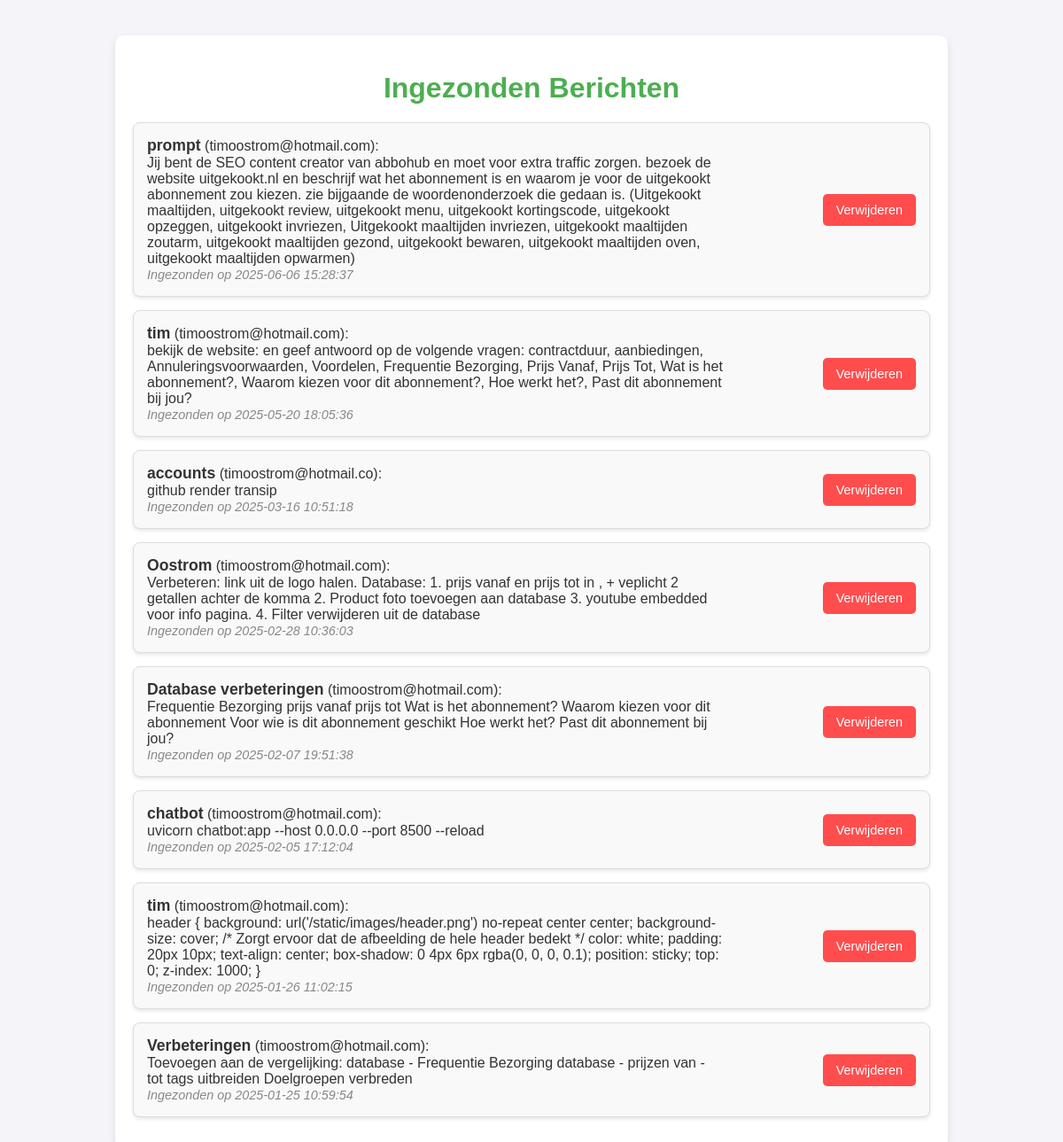
Before: /berichten with the older database file.
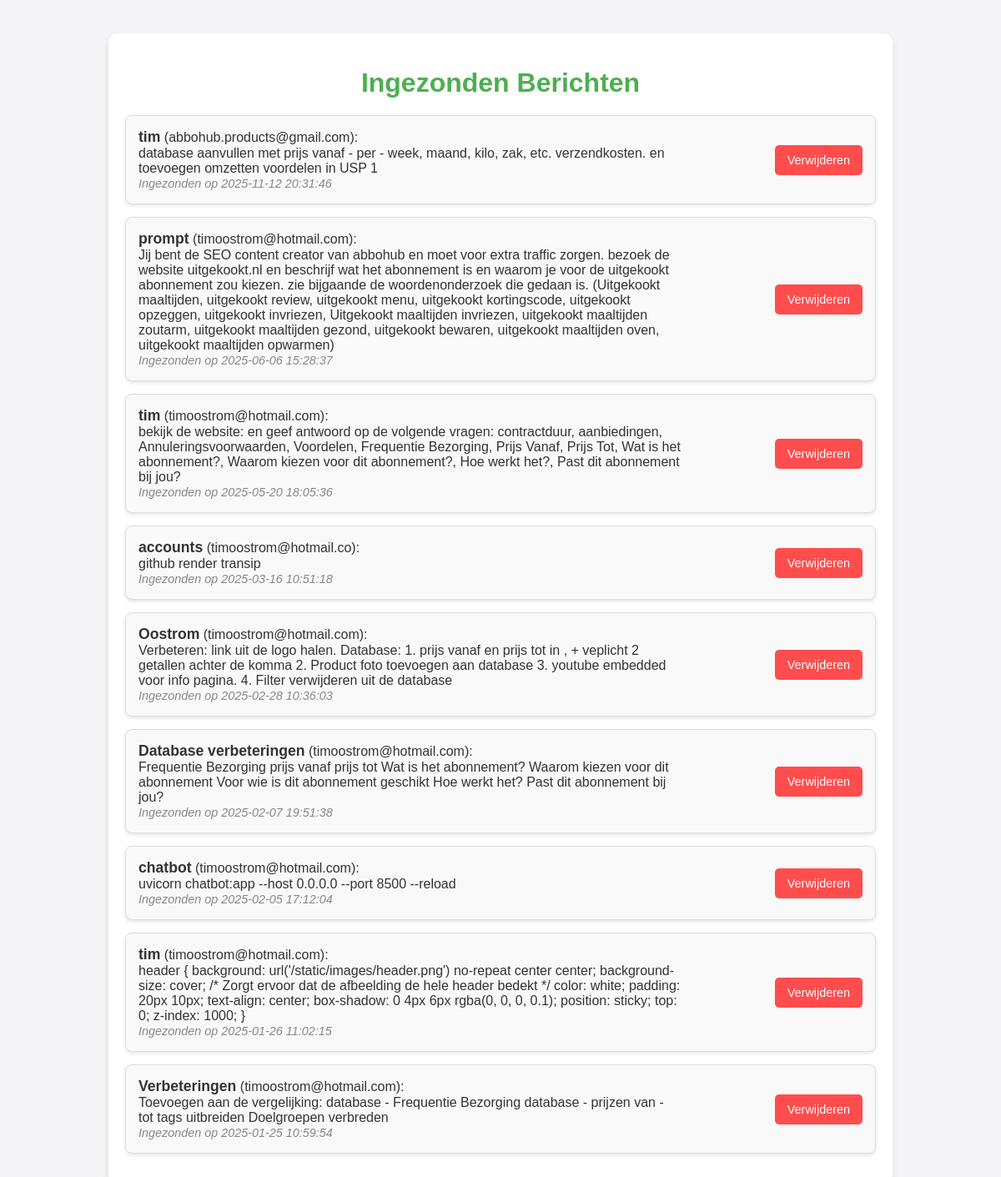
After: the same page with the newer database file.
### app.py (models this page shows, shortened)
class ContactBericht(db.Model):
    id = db.Column(db.Integer, primary_key=True)
    naam = db.Column(db.String(100), nullable=False)
    email = db.Column(db.String(120), nullable=False)
    bericht = db.Column(db.Text, nullable=False)
    datum = db.Column(db.DateTime, default=db.func.current_timestamp())

### app.py (the view)
@app.route('/berichten')
def berichten():
    alle_berichten = ContactBericht.query.order_by(ContactBericht.datum.desc()).all()
    return render_template('berichten.html', berichten=alle_berichten)

### app.py (called while the page is built)
@app.before_request
def enforce_trailing_slash():
    if request.path.startswith("/blog") and not request.path.endswith("/"):
        return redirect(request.path + "/", code=301)

### templates/berichten.html (shortened to what this page needs)
<!DOCTYPE html>
<html lang="nl">
<head>
</head>
<body>
    <div class="container">
        <h1>Ingezonden Berichten</h1>
        <ul>
            {% for bericht in berichten %}
                <li>
                    <div class="message-details">
                        <strong>{{ bericht.naam }}</strong> ({{ bericht.email }}):<br>
                        {{ bericht.bericht }}<br>
                        <em>Ingezonden op {{ bericht.datum }}</em>
                    </div>
                    <form action="{{ url_for('verwijder_bericht', id=bericht.id) }}" method="POST">
                        <button class="delete-button" type="submit" onclick="return confirm('Weet je zeker dat je dit bericht wilt verwijderen?')">Verwijderen</button>
                    </form>
                </li>
            {% endfor %}
        </ul>
    </div>
</body>
</html>

### templates/berichten.html (style rules this page uses)
body { font-family: Arial, sans-serif; margin: 0; padding: 0; background-color: #f4f4f9; color: #333; }
.container { max-width: 900px; margin: 40px auto; padding: 20px; background-color: #fff; border-radius: 10px; box-shadow: 0 4px 8px rgba(0, 0, 0, 0.1); }
h1 { text-align: center; color: #4CAF50; margin-bottom: 20px; }
ul { list-style: none; padding: 0; }
li { margin-bottom: 15px; padding: 15px; background-color: #f9f9f9; border: 1px solid #ddd; border-radius: 8px; display: flex; justify-content: space-between; align-items: center; box-shadow: 0 2px 4px rgba(0, 0, 0, 0.1); }
.message-details { max-width: 75%; }
.message-details strong { font-size: 1.1rem; color: #333; }
.message-details em { font-size: 0.9rem; color: #888; }
.delete-button { background-color: #ff4d4d; color: white; border: none; border-radius: 5px; padding: 10px 15px; cursor: pointer; font-size: 0.9rem; transition: background-color 0.3s ease; }

Changed rows visible on the page:
added ContactBericht: naam "tim", email "abbohub.products@gmail.com", bericht "database aanvullen met prijs vanaf - per - week, maand, kilo, zak, etc. verzendkosten. en toevoegen omzetten voordelen in USP 1", datum "2025-11-12 20:31:46"
